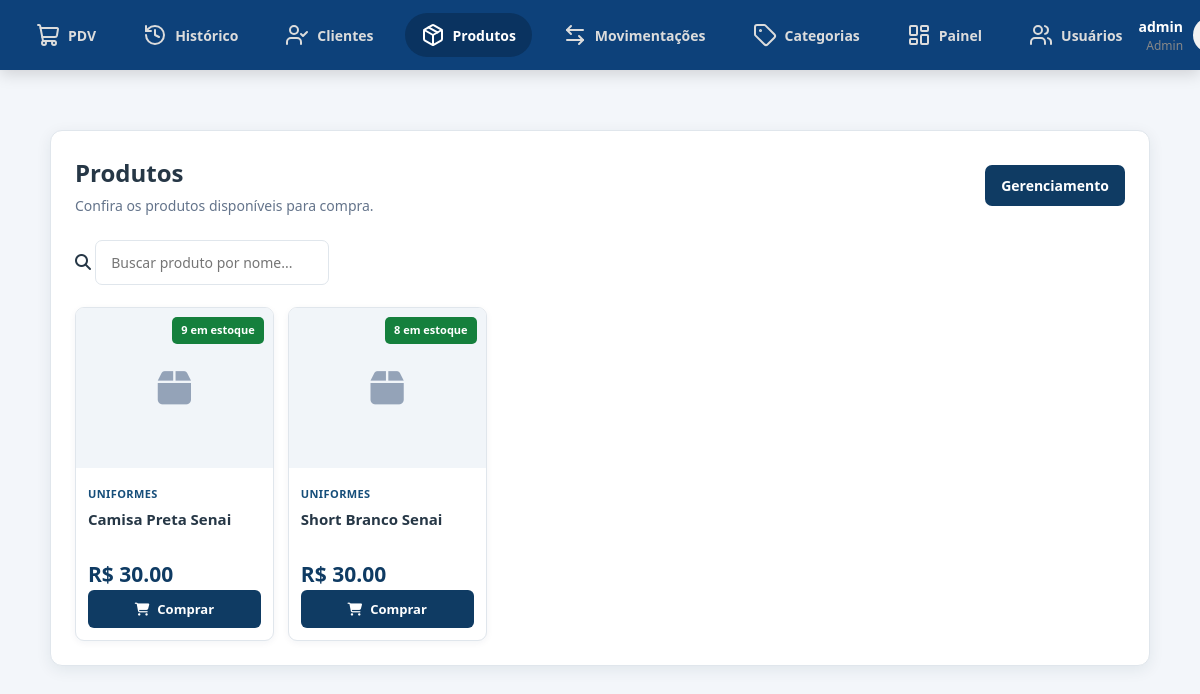
/produtos/ (signed in), run on an earlier commit of the app's database.
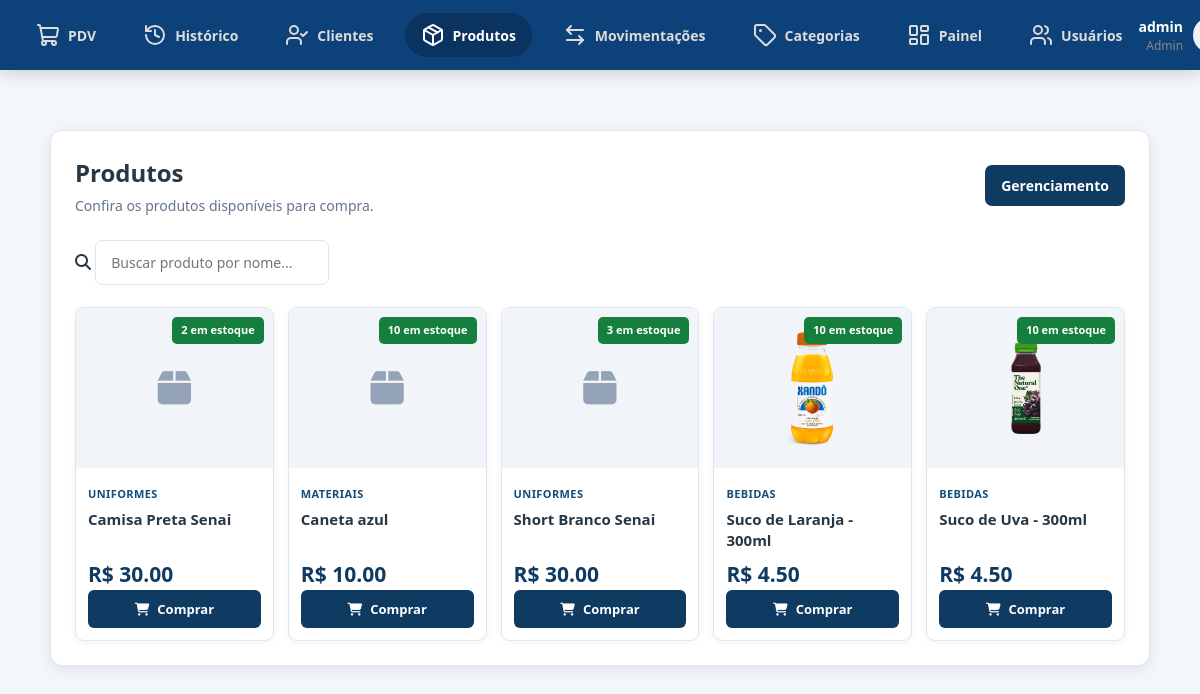
And on a later commit of the database.
### app/models/produto.py (models this page shows, shortened)
class Produto(Base):
    __tablename__ = "produtos"
    id = Column(Integer, primary_key=True, autoincrement=True, index=True)
    nome = Column(String(150), nullable=False, index=True)
    preco = Column(Float, nullable=False, default=0.0)
    estoque_atual = Column(Integer, nullable=False, default=0)
    ativo = Column(Boolean, default=True)
    imagem_path = Column(String(255), nullable=True)
    categoria_id = Column(Integer, ForeignKey("categorias.id", ondelete="SET NULL"), nullable=True )
    categoria = relationship("Categoria", back_populates="produtos")

### app/models/categoria.py (models this page shows)
class Categoria(Base):
    __tablename__ = "categorias"
    id = Column(Integer, primary_key=True, autoincrement=True, index=True)
    nome = Column(String(100), nullable=False, unique=True)
    ativo = Column(Boolean, default=True)
    produtos = relationship("Produto", back_populates="categoria", lazy="select")

### app/controllers/produto_controller.py (the view)
@router.get("/")
def listar_produtos(
    request: Request,
    busca: str = "",
    categoria_id: int = 0,       # 0 = todas as categorias
    db: Session = Depends(get_db),
    usuario = Depends(get_usuario_logado)
):
    query = db.query(Produto).filter(Produto.ativo == True)
    if busca:
        query = query.filter(Produto.nome.ilike(f"%{busca}%"))
    if categoria_id:
        query = query.filter(Produto.categoria_id == categoria_id)
    produtos    = query.order_by(Produto.nome).all()
    categorias  = db.query(Categoria).filter(Categoria.ativo == True).all()
    return templates.TemplateResponse(
        request,
        "produtos/index.html",
        {
            "request":      request,
            "usuario":      usuario,
            "produtos":     produtos,
            "categorias":   categorias,
            "busca":        busca,
            "categoria_id": categoria_id,
        }
    )

### app/templates/produtos/index.html (shortened to what this page needs)
{% extends "base.html" %}
{% block extra_css %}
<link rel="stylesheet" href="/static/produtos-css/index.css">
<link
    rel="stylesheet"
    href="https://cdnjs.cloudflare.com/ajax/libs/font-awesome/6.5.1/css/all.min.css"
>
{% endblock %}
{% block content %}
<main class="pagina-produtos">
    <section class="pagina-header">
        <div>
            <h2>Produtos</h2>
            <p>Confira os produtos disponíveis para compra.</p>
        </div>
        <a
            href="/produtos/form"
            class="btn-administracao"
        >
            Gerenciamento
        </a>
    </section>
    <div class="busca-container">
        <i class="fa-solid fa-magnifying-glass"></i>
        <input
            type="text"
            id="buscarProduto"
            placeholder="Buscar produto por nome..."
            aria-label="Buscar produto por nome"
        >
    </div>
    <section class="produtos-grid">
        {% for produto in produtos %}
        <article class="produto-card">
            <div class="produto-imagem">
                {% if produto.imagem_path %}
                <img
                    src="/static/{{ produto.imagem_path }}"
                    alt="{{ produto.nome }}"
                    onerror="
                        this.style.display='none';
                        this.nextElementSibling.style.display='flex';
                    "
                >
                {% else %}
                <div class="imagem-sem-produto">
                    <i class="fa-solid fa-box"></i>
                </div>
                {% endif %}
                <span class="estoque-tag">
                    {% if produto.estoque_atual > 0 %}
                        {{ produto.estoque_atual }} em estoque
                    {% else %}
                        Sem estoque
                    {% endif %}
                </span>
            </div>
            <div class="produto-conteudo">
                <span class="produto-categoria">
                    {% if produto.categoria %}
                        {{ produto.categoria.nome }}
                    {% else %}
                        Sem categoria
                    {% endif %}
                </span>
                <h3 class="produto-nome">
                    {{ produto.nome }}
                </h3>
                <strong class="preco">
                    R$ {{ "%.2f"|format(produto.preco) }}
                </strong>
                <button
                    type="button"
                    class="btn-adicionar"
                    data-id="{{ produto.id }}"
                    data-nome="{{ produto.nome }}"
                    data-preco="{{ produto.preco }}"
                    data-estoque="{{ produto.estoque_atual }}"
                >
                    {% if produto.estoque_atual > 0 %}
                        <i class="fa-solid fa-cart-shopping"></i>
                        Comprar
                    {% else %}
                        Indisponível
                    {% endif %}
                </button>
            </div>
        </article>
        {% endfor %}
    </section>
</main>
{% endblock %}

### app/templates/base.html (shortened to what this page needs)
<!DOCTYPE html>
<html lang="pt-br">
<head>
    <link rel="stylesheet" href="/static/style.css">
    {% block extra_css %}{% endblock %}
</head>
<body>
    <header class="main-header">
        <nav class="main-nav">
            <a href="/pdv" class="nav-item {% if request.url.path == '/' or request.url.path == '/pdv' %}active{% endif %}">
                <i data-lucide="shopping-cart"></i>
                <span>PDV</span>
            </a>
            <a href="/pdv/historico" class="nav-item {% if '/pdv/historico' in request.url.path %}active{% endif %}">
                <i data-lucide="history"></i>
                <span>Histórico</span>
            </a>
            {% if usuario and usuario.role == 'admin' %}
            <a href="/clientes" class="nav-item {% if '/clientes' in request.url.path %}active{% endif %}">
                <i data-lucide="user-check"></i>
                <span>Clientes</span>
            </a>
            <a href="/produtos" class="nav-item {% if '/produtos' in request.url.path %}active{% endif %}">
                <i data-lucide="package"></i>
                <span>Produtos</span>
            </a>
            <a href="/movimentacoes" class="nav-item {% if '/movimentacoes' in request.url.path %}active{% endif %}">
                <i data-lucide="arrow-left-right"></i>
                <span>Movimentações</span>
            </a>
            <a href="/categorias" class="nav-item {% if '/categorias' in request.url.path %}active{% endif %}">
                <i data-lucide="tag"></i>
                <span>Categorias</span>
            </a>
            <a href="/painel" class="nav-item {% if '/painel' in request.url.path %}active{% endif %}">
                <i data-lucide="layout-dashboard"></i>
                <span>Painel</span>
            </a>
            <a href="/usuarios" class="nav-item {% if '/usuarios' in request.url.path %}active{% endif %}">
                <i data-lucide="users"></i>
                <span>Usuários</span>
            </a>
            {% endif %}
        </nav>
        <div class="header-right">
            <div class="user-profile">
                <div class="user-info">
                    <span class="user-name">{{ usuario.nome if usuario else 'Administrador' }}</span>
                    <span class="user-role">{{ usuario.role|capitalize if usuario else 'Admin' }}</span>
                </div>
                <div class="user-avatar">
                </div>
            </div>
        </div>
    </header>
    <main class="page-container">
        {% block content %}
        {% endblock %}
    </main>
</body>
</html>

### app/static/style.css (style rules this page uses)
* { margin: 0; padding: 0; box-sizing: border-box; font-family: 'Segoe UI', Tahoma, Geneva, Verdana, sans-serif; }
body, html { width: 100%; height: 100%; background-color: #e5e5e5; }
.main-header { background-color: #0d417a; width: 100%; height: 70px; position: fixed; top: 0; left: 0; z-index: 1000; display: flex; justify-content: space-between; align-items: center; padding: 0 20px; box-shadow: 0 4px 15px rgba(0, 0, 0, 0.15); }
.main-nav { display: flex; gap: 15px; align-items: center; }
.nav-item { color: #dcdcdc; text-decoration: none; display: flex; align-items: center; gap: 8px; font-size: 14px; font-weight: 600; padding: 10px 16px; border-radius: 25px; transition: background-color 0.2s, color 0.2s, transform 0.1s; }
.nav-item:hover, .nav-item.active { background-color: #0a3360; color: #ffffff; }
.header-right { display: flex; align-items: center; gap: 20px; width: 150px; justify-content: flex-end; }
.user-profile { display: flex; align-items: center; gap: 10px; }
.user-info { display: flex; flex-direction: column; text-align: right; }
.user-name { color: #ffffff; font-weight: 700; font-size: 14px; }
.user-role { color: #888888; font-size: 12px; }
.user-avatar { background-color: #f2f2f2; color: #0d417a; width: 36px; height: 36px; border-radius: 50%; display: flex; justify-content: center; align-items: center; font-weight: 800; font-size: 16px; }
.page-container { margin-top: 70px; padding: 30px; height: calc(100vh - 70px); overflow-y: auto; }

What changed in the data, as far as the page shows it:
changed Produto "Camisa Preta Senai": estoque_atual "9" → "2"
added Produto: estoque_atual "10", categoria.nome "MATERIAIS", nome "Caneta azul", preco "10.00", shows "Comprar"
changed Produto "Short Branco Senai": estoque_atual "8" → "3"
added Produto: imagem_path (picture), estoque_atual "10", categoria.nome "BEBIDAS", nome "Suco de Laranja - 300ml", preco "4.50", shows "Comprar"
added Produto: imagem_path (picture), estoque_atual "10", categoria.nome "BEBIDAS", nome "Suco de Uva - 300ml", preco "4.50", shows "Comprar"
